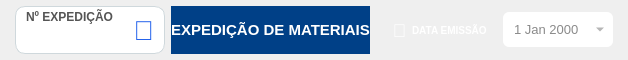
     <widget class="QWidget" name="widget_cabecalho" native="true">
      <property name="sizePolicy">
       <sizepolicy hsizetype="Preferred" vsizetype="Preferred">
        <horstretch>0</horstretch>
        <verstretch>0</verstretch>
       </sizepolicy>
      </property>
      <property name="minimumSize">
       <size>
        <width>0</width>
        <height>60</height>
       </size>
      </property>
      <property name="maximumSize">
       <size>
        <width>16777215</width>
        <height>60</height>
       </size>
      </property>
      <property name="styleSheet">
       <string notr="true">#widget_cabecalho {
	background-color: rgb(0, 64, 135);
	border: 1px solid #cfd8dc;
	border-radius: 10px;
}</string>
      </property>
      <layout class="QHBoxLayout" name="horizontalLayout">
       <property name="spacing">
        <number>6</number>
       </property>
       <property name="leftMargin">
        <number>15</number>
       </property>
       <property name="topMargin">
        <number>6</number>
       </property>
       <property name="rightMargin">
        <number>15</number>
       </property>
       <property name="bottomMargin">
        <number>6</number>
       </property>
       <item>
        <widget class="QFrame" name="frame">
         <property name="minimumSize">
          <size>
           <width>150</width>
           <height>0</height>
          </size>
         </property>
         <property name="maximumSize">
          <size>
           <width>150</width>
           <height>16777215</height>
          </size>
         </property>
         <property name="styleSheet">
          <string notr="true">QFrame {
    background: white;
    border: 1px solid #cfd8dc;
    border-radius: 10px;
}

QLabel {
    border: none;
    background: transparent;
}</string>
         </property>
         <property name="frameShape">
          <enum>QFrame::StyledPanel</enum>
         </property>
         <property name="frameShadow">
          <enum>QFrame::Raised</enum>
         </property>
         <layout class="QHBoxLayout" name="horizontalLayout_6">
          <property name="spacing">
           <number>6</number>
          </property>
          <property name="leftMargin">
           <number>10</number>
          </property>
          <property name="topMargin">
           <number>2</number>
          </property>
          <property name="rightMargin">
           <number>10</number>
          </property>
          <property name="bottomMargin">
           <number>2</number>
          </property>
          <item>
           <widget class="QWidget" name="widget_3" native="true">
            <property name="styleSheet">
             <string notr="true">background-color: rgb(255, 255, 255);</string>
            </property>
            <layout class="QVBoxLayout" name="verticalLayout_21">
             <property name="spacing">
              <number>2</number>
             </property>
             <property name="leftMargin">
              <number>0</number>
             </property>
             <property name="topMargin">
              <number>0</number>
             </property>
             <property name="rightMargin">
              <number>0</number>
             </property>
             <property name="bottomMargin">
              <number>0</number>
             </property>
             <item>
              <widget class="QLabel" name="label_6">
               <property name="font">
                <font>
                 <weight>75</weight>
                 <bold>true</bold>
                </font>
               </property>
               <property name="styleSheet">
                <string notr="true">color: rgb(85, 85, 85);</string>
               </property>
               <property name="text">
                <string>Nº EXPEDIÇÃO</string>
               </property>
              </widget>
             </item>
             <item>
              <widget class="QLineEdit" name="line_Num_Exp">
               <property name="sizePolicy">
                <sizepolicy hsizetype="Preferred" vsizetype="Preferred">
                 <horstretch>0</horstretch>
                 <verstretch>0</verstretch>
                </sizepolicy>
               </property>
               <property name="minimumSize">
                <size>
                 <width>0</width>
                 <height>25</height>
                </size>
               </property>
               <property name="maximumSize">
                <size>
                 <width>16777215</width>
                 <height>25</height>
                </size>
               </property>
               <property name="font">
                <font>
                 <pointsize>16</pointsize>
                 <weight>75</weight>
                 <bold>true</bold>
                </font>
               </property>
               <property name="styleSheet">
                <string notr="true">color: #2563eb;
border: none;
background: transparent;</string>
               </property>
               <property name="inputMask">
                <string/>
               </property>
               <property name="text">
                <string/>
               </property>
               <property name="frame">
                <bool>true</bool>
               </property>
               <property name="echoMode">
                <enum>QLineEdit::Normal</enum>
               </property>
               <property name="alignment">
                <set>Qt::AlignCenter</set>
               </property>
               <property name="dragEnabled">
                <bool>false</bool>
               </property>
               <property name="readOnly">
                <bool>false</bool>
               </property>
               <property name="placeholderText">
                <string/>
               </property>
              </widget>
             </item>
            </layout>
           </widget>
          </item>
          <item>
           <widget class="QLabel" name="label_3">
            <property name="sizePolicy">
             <sizepolicy hsizetype="Fixed" vsizetype="Preferred">
              <horstretch>0</horstretch>
              <verstretch>0</verstretch>
             </sizepolicy>
            </property>
            <property name="font">
             <font>
              <pointsize>20</pointsize>
             </font>
            </property>
            <property name="styleSheet">
             <string notr="true">color: #2563eb;
border: none;
background: transparent;</string>
            </property>
            <property name="text">
             <string>📄</string>
            </property>
            <property name="alignment">
             <set>Qt::AlignCenter</set>
            </property>
           </widget>
          </item>
         </layout>
        </widget>
       </item>
       <item>
        <widget class="QLabel" name="label_13">
         <property name="sizePolicy">
          <sizepolicy hsizetype="Preferred" vsizetype="Preferred">
           <horstretch>0</horstretch>
           <verstretch>0</verstretch>
          </sizepolicy>
         </property>
         <property name="minimumSize">
          <size>
           <width>0</width>
           <height>0</height>
          </size>
         </property>
         <property name="font">
          <font>
           <pointsize>11</pointsize>
           <weight>75</weight>
           <bold>true</bold>
          </font>
         </property>
         <property name="styleSheet">
          <string notr="true">color: rgb(255, 255, 255);
background-color: rgb(0, 64, 135);</string>
         </property>
         <property name="text">
          <string>EXPEDIÇÃO DE MATERIAIS</string>
         </property>
         <property name="alignment">
          <set>Qt::AlignCenter</set>
         </property>
        </widget>
       </item>
       <item>
        <widget class="QLabel" name="label_4">
         <property name="minimumSize">
          <size>
           <width>30</width>
           <height>0</height>
          </size>
         </property>
         <property name="maximumSize">
          <size>
           <width>30</width>
           <height>16777215</height>
          </size>
         </property>
         <property name="font">
          <font>
           <pointsize>-1</pointsize>
          </font>
         </property>
         <property name="styleSheet">
          <string notr="true">color: white;
font-size: 18px;
border: none;
background: transparent;</string>
         </property>
         <property name="text">
          <string>📅</string>
         </property>
         <property name="alignment">
          <set>Qt::AlignRight|Qt::AlignTrailing|Qt::AlignVCenter</set>
         </property>
        </widget>
       </item>
       <item>
        <widget class="QLabel" name="label_7">
         <property name="minimumSize">
          <size>
           <width>85</width>
           <height>0</height>
          </size>
         </property>
         <property name="maximumSize">
          <size>
           <width>85</width>
           <height>16777215</height>
          </size>
         </property>
         <property name="styleSheet">
          <string notr="true">color: white;
font-weight: bold;
font-size: 10px;
border: none;
background: transparent;</string>
         </property>
         <property name="text">
          <string>DATA EMISSÃO</string>
         </property>
         <property name="alignment">
          <set>Qt::AlignLeading|Qt::AlignLeft|Qt::AlignVCenter</set>
         </property>
        </widget>
       </item>
       <item>
        <widget class="QFrame" name="frame_2">
         <property name="minimumSize">
          <size>
           <width>110</width>
           <height>35</height>
          </size>
         </property>
         <property name="maximumSize">
          <size>
           <width>110</width>
           <height>35</height>
          </size>
         </property>
         <property name="styleSheet">
          <string notr="true">#frame_2 {
    background: white;
    border-radius: 6px;
}</string>
         </property>
         <property name="frameShape">
          <enum>QFrame::StyledPanel</enum>
         </property>
         <property name="frameShadow">
          <enum>QFrame::Raised</enum>
         </property>
         <layout class="QHBoxLayout" name="horizontalLayout_11">
          <property name="spacing">
           <number>8</number>
          </property>
          <property name="leftMargin">
           <number>5</number>
          </property>
          <property name="topMargin">
           <number>2</number>
          </property>
          <property name="rightMargin">
           <number>5</number>
          </property>
          <property name="bottomMargin">
           <number>2</number>
          </property>
          <item>
           <widget class="QDateEdit" name="date_Emissao">
            <property name="sizePolicy">
             <sizepolicy hsizetype="Preferred" vsizetype="Preferred">
              <horstretch>0</horstretch>
              <verstretch>0</verstretch>
             </sizepolicy>
            </property>
            <property name="font">
             <font>
              <pointsize>10</pointsize>
             </font>
            </property>
            <property name="styleSheet">
             <string notr="true">QDateEdit {
    border: none;
    background: transparent;
    padding-left: 4px;
    font-size: 10pt;
    color: rgb(138, 138, 138);
}

/* MÊS E ANO */
QCalendarWidget QToolButton {
    color: black;
    font-size: 10pt;
    font-weight: bold;
}

/* fundo da barra superior */
QCalendarWidget QWidget#qt_calendar_navigationbar {
    background-color: white;
}</string>
            </property>
            <property name="calendarPopup">
             <bool>true</bool>
            </property>
           </widget>
          </item>
         </layout>
        </widget>
       </item>
      </layout>
     </widget>
